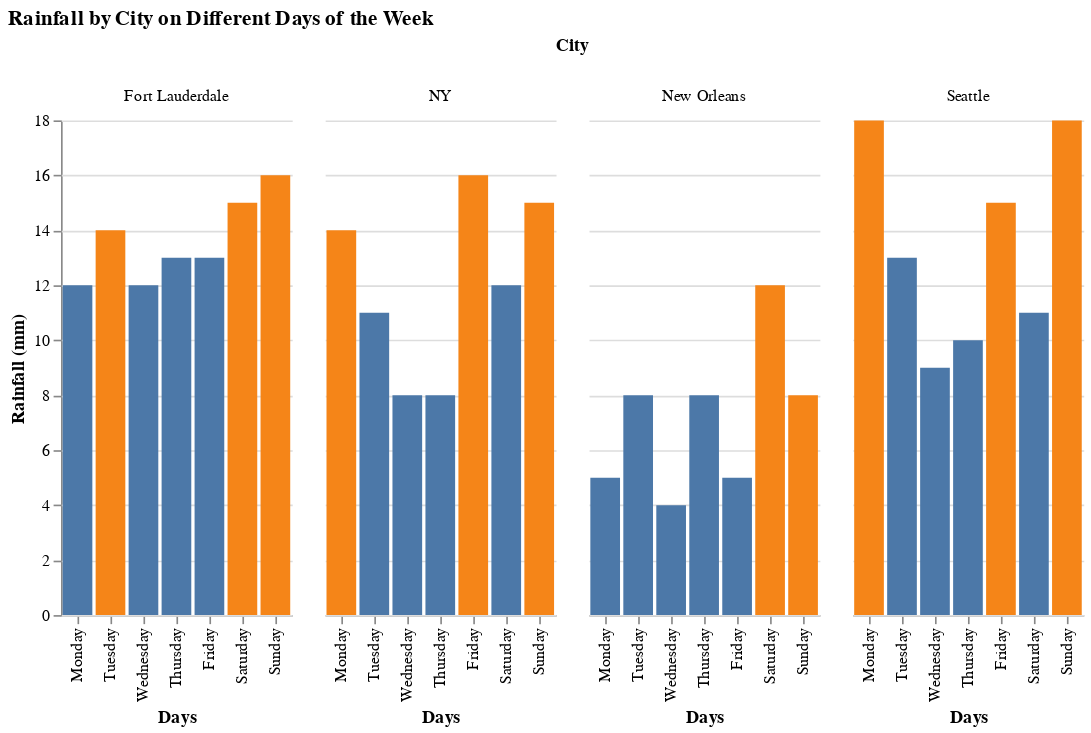

Here is the notebook cell this chart was saved with:
### Code cell
import pandas as pd
import altair as alt

# Load your dataset
rainy_data = pd.read_excel("/Users/radhikarukmangadhan/Documents/Data Studio/rainy weekends/rainy master.xlsx")

# Convert the DataFrame from wide to long format
rainy_data_long = rainy_data.melt(id_vars=['Days'], var_name='City', value_name='Rainfall')

# Define custom highlighting rules for each city
def custom_highlight(row):
    city_day_combinations = {
        'Fort Lauderdale': ['Tuesday', 'Saturday', 'Sunday'],
        'NY': ['Friday', 'Sunday', 'Monday'],
        'New Orleans': ['Saturday', 'Sunday'],
        'Seattle': ['Friday', 'Sunday', 'Monday']
    }
    if row['Days'] in city_day_combinations.get(row['City'], []):
        return 'rebeccapurple'  # More intense shade of purple for highlighted days
    else:
        return 'plum'  # Lighter shade of purple for other days

# Apply the custom highlighting rules to each row
rainy_data_long['Highlight_Color'] = rainy_data_long.apply(custom_highlight, axis=1)

# Create the plot with conditional colors based on the custom logic
chart = alt.Chart(rainy_data_long).mark_bar().encode(
    x=alt.X('Days:N', sort=['Monday', 'Tuesday', 'Wednesday', 'Thursday', 'Friday', 'Saturday', 'Sunday']),
    y=alt.Y('Rainfall:Q', title='Rainfall (mm)'),
    color=alt.Color('Highlight_Color:N', legend=None),  # Use the custom color for highlighting
    column=alt.Column('City:N', title='City'),  # Creates a separate plot for each city
    tooltip=['Days', 'City', 'Rainfall']  # Shows tooltip on hover
).properties(
    title='Rainfall by City on Different Days of the Week'
).configure_view(
    strokeOpacity=0  # Removes the border around each bar
)

# Display the plot
chart

### Figure 1 — Vega-Lite specification as saved in the notebook (floating-point values rounded to 4 significant figures)
{"config": {"view": {"continuousWidth": 300, "continuousHeight": 300, "strokeOpacity": 0}}, "data": {"name": "data-18fba544d88c7603865a2977758bb3d6"}, "mark": {"type": "bar"}, "encoding": {"color": {"field": "Highlight_Color", "legend": null, "type": "nominal"}, "column": {"field": "City", "title": "City", "type": "nominal"}, "tooltip": [{"field": "Days", "type": "nominal"}, {"field": "City", "type": "nominal"}, {"field": "Rainfall", "type": "quantitative"}], "x": {"field": "Days", "sort": ["Monday", "Tuesday", "Wednesday", "Thursday", "Friday", "Saturday", "Sunday"], "type": "nominal"}, "y": {"field": "Rainfall", "title": "Rainfall (mm)", "type": "quantitative"}}, "title": "Rainfall by City on Different Days of the Week", "$schema": "https://vega.github.io/schema/vega-lite/v5.15.1.json", "datasets": {"data-18fba544d88c7603865a2977758bb3d6": [{"Days": "Sunday", "City": "Seattle", "Rainfall": 18, "Highlight_Color": "rebeccapurple"}, {"Days": "Monday", "City": "Seattle", "Rainfall": 18, "Highlight_Color": "rebeccapurple"}, {"Days": "Tuesday", "City": "Seattle", "Rainfall": 13, "Highlight_Color": "plum"}, {"Days": "Wednesday", "City": "Seattle", "Rainfall": 9, "Highlight_Color": "plum"}, {"Days": "Thursday", "City": "Seattle", "Rainfall": 10, "Highlight_Color": "plum"}, {"Days": "Friday", "City": "Seattle", "Rainfall": 15, "Highlight_Color": "rebeccapurple"}, {"Days": "Saturday", "City": "Seattle", "Rainfall": 11, "Highlight_Color": "plum"}, {"Days": "Sunday", "City": "New Orleans", "Rainfall": 8, "Highlight_Color": "rebeccapurple"}, {"Days": "Monday", "City": "New Orleans", "Rainfall": 5, "Highlight_Color": "plum"}, {"Days": "Tuesday", "City": "New Orleans", "Rainfall": 8, "Highlight_Color": "plum"}, {"Days": "Wednesday", "City": "New Orleans", "Rainfall": 4, "Highlight_Color": "plum"}, {"Days": "Thursday", "City": "New Orleans", "Rainfall": 8, "Highlight_Color": "plum"}, {"Days": "Friday", "City": "New Orleans", "Rainfall": 5, "Highlight_Color": "plum"}, {"Days": "Saturday", "City": "New Orleans", "Rainfall": 12, "Highlight_Color": "rebeccapurple"}, {"Days": "Sunday", "City": "Fort Lauderdale", "Rainfall": 16, "Highlight_Color": "rebeccapurple"}, {"Days": "Monday", "City": "Fort Lauderdale", "Rainfall": 12, "Highlight_Color": "plum"}, {"Days": "Tuesday", "City": "Fort Lauderdale", "Rainfall": 14, "Highlight_Color": "rebeccapurple"}, {"Days": "Wednesday", "City": "Fort Lauderdale", "Rainfall": 12, "Highlight_Color": "plum"}, {"Days": "Thursday", "City": "Fort Lauderdale", "Rainfall": 13, "Highlight_Color": "plum"}, {"Days": "Friday", "City": "Fort Lauderdale", "Rainfall": 13, "Highlight_Color": "plum"}, {"Days": "Saturday", "City": "Fort Lauderdale", "Rainfall": 15, "Highlight_Color": "rebeccapurple"}, {"Days": "Sunday", "City": "NY", "Rainfall": 15, "Highlight_Color": "rebeccapurple"}, {"Days": "Monday", "City": "NY", "Rainfall": 14, "Highlight_Color": "rebeccapurple"}, {"Days": "Tuesday", "City": "NY", "Rainfall": 11, "Highlight_Color": "plum"}, {"Days": "Wednesday", "City": "NY", "Rainfall": 8, "Highlight_Color": "plum"}, {"Days": "Thursday", "City": "NY", "Rainfall": 8, "Highlight_Color": "plum"}, {"Days": "Friday", "City": "NY", "Rainfall": 16, "Highlight_Color": "rebeccapurple"}, {"Days": "Saturday", "City": "NY", "Rainfall": 12, "Highlight_Color": "plum"}]}}
